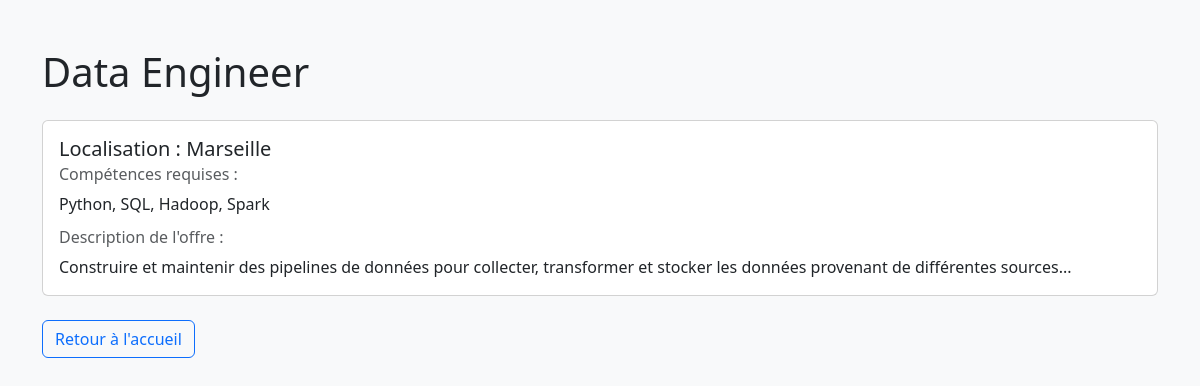
The app's page /offre/3 with its own data.
### app.py (models this page shows)
class OffreEmploi(db.Model):
    id = db.Column(db.Integer, primary_key=True)
    titre = db.Column(db.String(100), nullable=False)
    description = db.Column(db.String(500), nullable=False)
    localisation = db.Column(db.String(100), nullable=False)
    competences = db.Column(db.String(200), nullable=False)
    date_publication = db.Column(db.String(50), nullable=False)

### app.py (the view)
@app.route("/offre/<int:offre_id>")
def view_offre(offre_id):
    offre = OffreEmploi.query.get_or_404(offre_id)  # Récupérer l'offre par ID
    return render_template("view_offre.html", offre=offre)

### templates/view_offre.html (shortened to what this page needs)
<!DOCTYPE html>
<html lang="fr">
<head>
    <link href="https://cdn.jsdelivr.net/npm/bootstrap@5.3.0/dist/css/bootstrap.min.css" rel="stylesheet">
</head>
<body class="bg-light">
    <div class="container mt-5">
        <h1 class="mb-4">{{ offre.titre }}</h1>
        <div class="card mb-4">
            <div class="card-body">
                <h5 class="card-title">Localisation : {{ offre.localisation }}</h5>
                <h6 class="card-subtitle mb-2 text-muted">Compétences requises :</h6>
                <p class="card-text">{{ offre.competences }}</p>
                <h6 class="card-subtitle mb-2 text-muted">Description de l'offre :</h6>
                <p class="card-text">{{ offre.description }}</p>
            </div>
        </div>
        <a href="{{ url_for('home') }}" class="btn btn-outline-primary">Retour à l'accueil</a>
    </div>
</body>
</html>

### records on screen
OffreEmploi: titre "Data Engineer", localisation "Marseille", competences "Python, SQL, Hadoop, Spark", description "Construire et maintenir des pipelines de données pour collecter, transformer et stocker les données provenant de différentes sources..."
